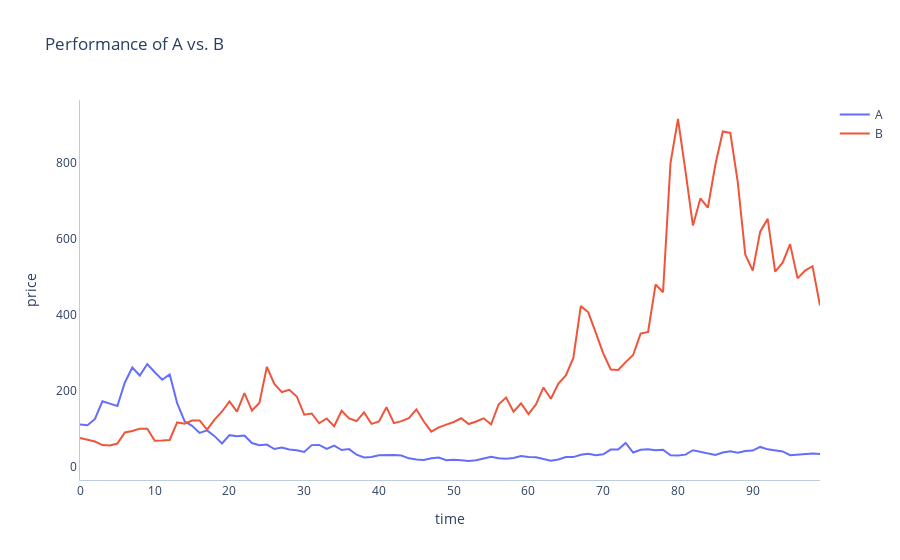

Write notebook code for a chart like this one.
### Markdown cell above
# todo list:
### plot error bands from current truth
### How I turned myself into a datascience project

### Code cell
import plotly.graph_objects as go
import numpy as np
import pandas as pd
np.random.seed(42)

# Simulate data
returns_A = np.random.normal(0.01, 0.2, 100)
returns_B = np.random.normal(0.01, 0.2, 100)
returns = np.append(returns_A, returns_B)

prices_A = 100 * np.exp(returns_A.cumsum())
prices_B = 100 * np.exp(returns_B.cumsum())
prices = np.append(prices_A, prices_B)

companies = ["A"] * 100 + ["B"] * 100
time = np.append(np.arange(100), np.arange(100))

df = pd.DataFrame({
    "company": companies,
    "time": time,
    "price": prices,
    "returns": returns
})

# Build graph
layout = go.Layout(
    title="Performance of A vs. B",    
    plot_bgcolor="#FFFFFF",
    legend=dict(
        # Adjust click behavior
        itemclick="toggleothers",
        itemdoubleclick="toggle",
    ),
    xaxis=dict(
        title="time",
        linecolor="#BCCCDC",
    ),
    yaxis=dict(
        title="price",
        linecolor="#BCCCDC"
    )
)

data = []
for company in ["A", "B"]:
    time = df.loc[df.company == company, "time"]
    price = df.loc[df.company == company, "price"]
    returns = df.loc[df.company == company, "returns"]
    line_chart = go.Scatter(
        x=time,
        y=price,
        name=company
    )
    data.append(line_chart)

fig = go.Figure(data=data, layout=layout)
fig.show(config={"displayModeBar": False, "showTips": False}) # Remove floating menu and unnecesary dialog box

### Figure 1 — Plotly figure (JSON) as saved in the notebook; plotly's stock layout.template omitted (floating-point values rounded to 4 significant figures)
{"data": [{"name": "A", "type": "scatter", "x": [0, 1, 2, 3, 4, 5, 6, 7, 8, 9, 10, 11, 12, 13, 14, 15, 16, 17, 18, 19, 20, 21, 22, 23, 24, 25, 26, 27, 28, 29, 30, 31, 32, 33, 34, 35, 36, 37, 38, 39, 40, 41, 42, 43, 44, 45, 46, 47, 48, 49, 50, 51, 52, 53, 54, 55, 56, 57, 58, 59, 60, 61, 62, 63, 64, 65, 66, 67, 68, 69, 70, 71, 72, 73, 74, 75, 76, 77, 78, 79, 80, 81, 82, 83, 84, 85, 86, 87, 88, 89, 90, 91, 92, 93, 94, 95, 96, 97, 98, 99], "y": [111.6, 109.6, 126.0, 172.6, 166.4, 160.3, 222.1, 261.6, 240.5, 270.8, 249.3, 229.4, 243.2, 167.5, 119.8, 108.2, 89.23, 95.97, 80.84, 61.56, 83.35, 80.48, 82.39, 62.58, 56.69, 58.55, 46.98, 51.15, 45.82, 43.65, 39.09, 57.19, 57.61, 47.09, 56.07, 44.37, 46.72, 31.89, 24.7, 25.95, 30.38, 31.75, 31.34, 29.81, 22.4, 19.59, 18.05, 22.52, 24.36, 17.3, 18.64, 17.43, 15.38, 17.55, 21.79, 26.51, 22.64, 21.5, 23.2, 28.48, 26.14, 25.44, 20.6, 16.38, 19.46, 25.78, 25.67, 31.69, 34.41, 30.54, 33.16, 45.56, 45.69, 63.11, 37.75, 44.94, 46.19, 43.94, 45.21, 30.68, 29.66, 32.18, 43.68, 39.77, 34.17, 31.22, 37.87, 40.85, 37.11, 41.54, 42.78, 52.45, 46.03, 43.55, 40.67, 30.65, 32.85, 34.96, 35.35, 34.06]}, {"name": "B", "type": "scatter", "x": [0, 1, 2, 3, 4, 5, 6, 7, 8, 9, 10, 11, 12, 13, 14, 15, 16, 17, 18, 19, 20, 21, 22, 23, 24, 25, 26, 27, 28, 29, 30, 31, 32, 33, 34, 35, 36, 37, 38, 39, 40, 41, 42, 43, 44, 45, 46, 47, 48, 49, 50, 51, 52, 53, 54, 55, 56, 57, 58, 59, 60, 61, 62, 63, 64, 65, 66, 67, 68, 69, 70, 71, 72, 73, 74, 75, 76, 77, 78, 79, 80, 81, 82, 83, 84, 85, 86, 87, 88, 89, 90, 91, 92, 93, 94, 95, 96, 97, 98, 99], "y": [76.1, 70.67, 66.65, 57.34, 56.08, 61.41, 90.45, 94.6, 100.6, 100.1, 68.89, 69.22, 70.76, 117.0, 113.7, 122.0, 122.3, 97.82, 124.2, 145.8, 172.5, 145.2, 194.2, 148.2, 168.3, 263.5, 218.3, 196.9, 202.9, 185.3, 137.2, 140.5, 114.8, 127.5, 107.1, 147.5, 127.4, 120.6, 143.4, 113.2, 119.7, 157.0, 115.0, 120.5, 128.2, 151.4, 119.4, 92.62, 103.8, 111.3, 118.2, 128.0, 112.8, 119.4, 127.8, 111.9, 164.2, 182.3, 145.1, 167.1, 138.9, 164.2, 209.1, 179.3, 219.6, 240.8, 286.7, 423.2, 407.0, 353.6, 298.9, 256.5, 255.1, 275.8, 294.5, 350.9, 355.4, 480.1, 459.9, 800.3, 916.1, 779.5, 635.6, 707.0, 682.9, 795.6, 883.4, 879.4, 749.8, 559.4, 516.8, 619.5, 653.1, 514.2, 537.6, 586.5, 496.4, 517.1, 528.4, 424.6]}], "layout": {"legend": {"itemclick": "toggleothers", "itemdoubleclick": "toggle"}, "plot_bgcolor": "#FFFFFF", "title": {"text": "Performance of A vs. B"}, "xaxis": {"linecolor": "#BCCCDC", "title": {"text": "time"}}, "yaxis": {"linecolor": "#BCCCDC", "title": {"text": "price"}}}}
